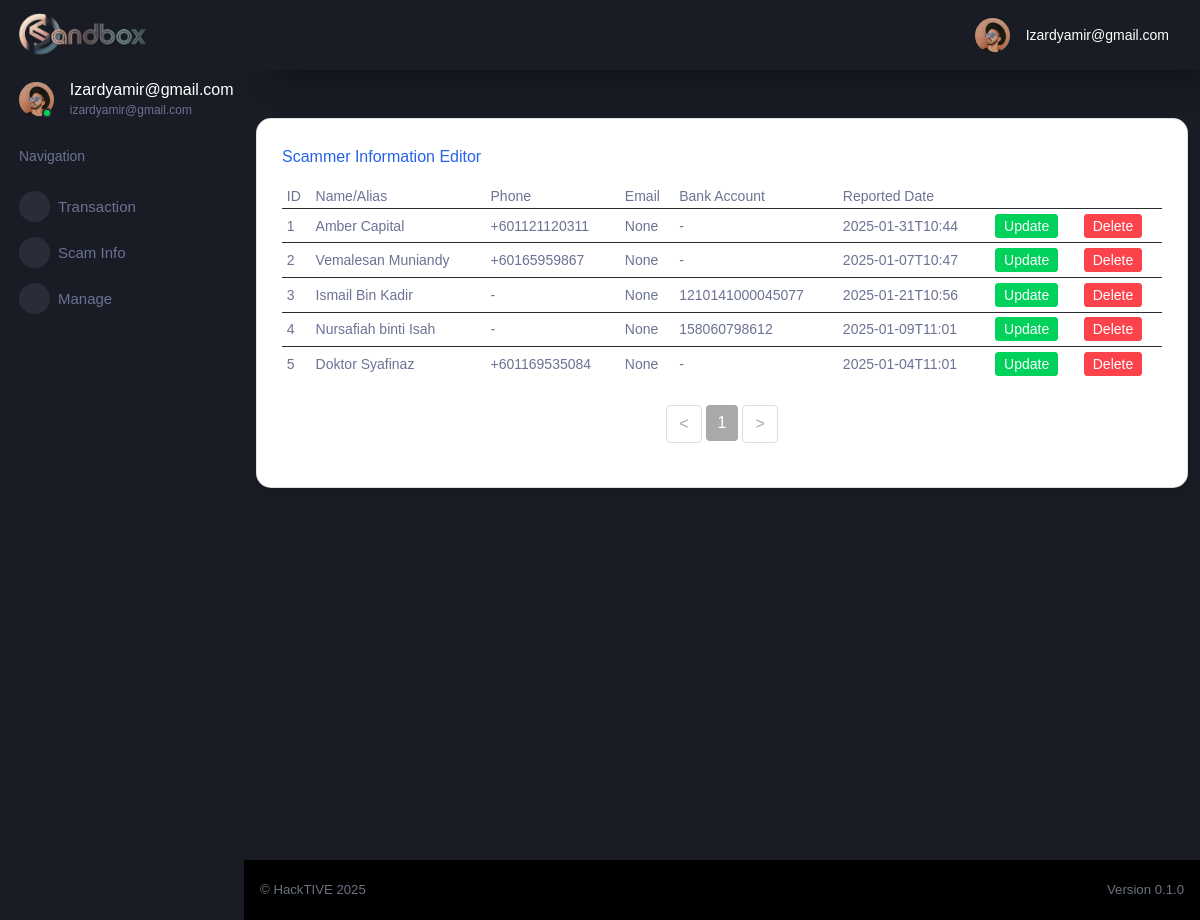
Screenshot of /manage_scammer_admin (signed in) with the database file from the repository.
### tables this page shows
CREATE TABLE "cif" (
	"id"	INTEGER UNIQUE,
	"username"	TEXT NOT NULL UNIQUE,
	"password"	TEXT,
	"firstname"	TEXT,
	"lastname"	TEXT,
	"gender"	TEXT,
	"dob"	TEXT,
	"ic"	INTEGER UNIQUE,
	"phone"	INTEGER,
	"email"	TEXT UNIQUE,
	"address1"	NUMERIC,
	"address2"	TEXT,
	"postcode"	TEXT,
	"area"	TEXT,
	"state"	TEXT,
	"country"	TEXT,
	"productID"	INTEGER,
	"productNAME"	TEXT,
	"accountID"	INTEGER,
	PRIMARY KEY("id" AUTOINCREMENT)
);

CREATE TABLE "scammer" (
	"scammerID"	INTEGER NOT NULL,
	"scammerName"	TEXT,
	"phone"	TEXT,
	"platform"	TEXT,
	"reportedDate"	TEXT,
	"recordedDate"	TEXT,
	"bankAccount"	TEXT,
	"bankName"	TEXT,
	"bankAccountName"	TEXT,
	"sourceReport1"	TEXT,
	"sourceReport2"	TEXT,
	"sourceReport3"	TEXT,
	"tiktokID"	TEXT,
	"facebookID"	TEXT,
	"twitterID"	TEXT,
	"instagramID"	TEXT,
	"telegramID"	TEXT,
	"reporterID"	TEXT,
	"email"	TEXT,
	PRIMARY KEY("scammerID" AUTOINCREMENT)
);

### flaskr/main.py (the view)
@bp.route('/manage_scammer_admin', methods=['POST', 'GET'])
@login_required
def manage_scammer_admin():
    if g.user['username']=='izardyamir@gmail.com':
        db = get_db()
        scammers = db.execute(
            'SELECT * FROM scammer'
        ).fetchall()
        return render_template('app/manage-scammer.html', scammers=scammers)
    else:
        return redirect(url_for('main.index'))

### flaskr/auth.py (called while the page is built)
@bp.before_app_request
def load_logged_in_user():
    user_id = session.get('user_id')
    if user_id is None:
        g.user = None
    else:
        g.user = get_db().execute(
            'SELECT * FROM cif WHERE id = ?', (user_id,)
        ).fetchone()

### flaskr/db.py (called while the page is built)
def get_db():
    if 'db' not in g:
        g.db = sqlite3.connect(
            current_app.config['DATABASE'],
            detect_types=sqlite3.PARSE_DECLTYPES
        )
        g.db.row_factory = sqlite3.Row
    return g.db

### flaskr/main.py (called while the page is built)
def login_required(view):
    @functools.wraps(view)
    def wrapped_view(**kwargs):
        if g.user is None:
            return redirect(url_for('auth.login'))
        return view(**kwargs)
    return wrapped_view

### flaskr/templates/app/manage-scammer.html (shortened to what this page needs)
{% extends "/layouts/base.html" %}
{% block content %}
<div class="container aligned-middle mt-5 overflow-auto"  scrolling="yes" frameborder="0" style=" width: 100%; height: calc(101vh - 66px)">
  <div class="row">
    <div class="col-md-12 mb-4">
      <div class="card">
        <div class="card-body">
          <h5 class="card-title text-primary">Scammer Information Editor</h5>
          <div class="table-responsive-sm">
            <table class="table table-sm mb-4" style="font-size: small;">
              <thead>
                <tr>
                  <th scope="col">ID</th>
                  <th scope="col">Name/Alias</th>
                  <th scope="col">Phone</th>
                  <th scope="col">Email</th>
                  <th scope="col">Bank Account</th>
                  <th scope="col">Reported Date</th>
                </tr>
              </thead>
              <tbody id="table-body">
                {% for scammer in scammers %}
                <tr>
                  <td>{{ scammer['scammerID'] }}</th>
                  <td>{{ scammer['scammerName'] }}</td>
                  <td>{{ scammer['phone'] }}</td>
                  <td>{{ scammer['email'] }}</td>
                  <td>{{ scammer['bankAccount'] }}</td>
                  <td>{{ scammer['reportedDate'] }}</td>
                  <td>
                      <a href="{{ url_for('main.scammer_update',id=scammer['scammerID']) }}">
                          <button type="submit" class="btn btn-success btn-sm ms-1">Update</button>
                      </a>
                  </td>
                  <td>
                      <a href="">
                        <button type="submit" class="btn btn-danger btn-sm" value="Delete" onclick="return confirm('Are you sure?');">Delete</button>
                      </a>
                  </td>
                </tr>
                {% endfor %}
              </tbody>
            </table>
            <nav>
              <ul class="pagination justify-content-center" id="pagination">
              </ul>
          </div>
        </div>
      </div>
    </div>
  </div>
</div>
{% endblock %}

### flaskr/templates/includes/sidebar.html (shortened to what this page needs)
<nav class="sidebar sidebar-offcanvas" id="sidebar">
    <div class="sidebar-brand-wrapper d-none d-lg-flex align-items-center justify-content-center fixed-top">
      <a class="sidebar-brand brand-logo" href="{{ url_for('main.index') }}"><img src="/static/img/hacktive-team-banner.png" style="width:60%; height:auto; display: block; margin: 0 auto 0 -2px; object-fit: contain;"     alt="logo" /></a>
    </div>
    <ul class="nav">
      <li class="nav-item profile">
        <div class="profile-desc">
          <div class="profile-pic">
            <div class="count-indicator">
              <img class="img-xs rounded-circle " src="/static/img/faces/face15.jpg" alt="">
              <span class="count bg-success"></span>
            </div>
            <div class="profile-name">
              <h5 class="mb-0 font-weight-normal">
                {{ (g.user['username']).capitalize() }}
              </h5>
              <span>
                {{ g.user['username'] }}
              </span>
            </div>
          </div>
        </div>
      </li>
      <li class="nav-item nav-category">
        <span class="nav-link">Navigation</span>
      </li>
      <li class="nav-item menu-items">
        <a class="nav-link" data-toggle="collapse" href="#transaction" aria-expanded="false" aria-controls="transaction">
          <span class="menu-icon">
          </span>
          <span class="menu-title">Transaction</span>
          <i class="menu-arrow"></i>
        </a>
      </li>
      <li class="nav-item menu-items">
        <a class="nav-link" data-toggle="collapse" href="#scam-info" aria-expanded="false" aria-controls="scam-info">
          <span class="menu-icon">
          </span>
          <span class="menu-title">Scam Info</span>
          <i class="menu-arrow"></i>
        </a>
      </li>
      <li class="nav-item menu-items">
        <a class="nav-link" data-toggle="collapse" href="#manage" aria-expanded="false" aria-controls="manage">
          <span class="menu-icon">
          </span>
          <span class="menu-title">Manage</span>
          <i class="menu-arrow"></i>
        </a>
      </li>
    </ul>
  </nav>

### flaskr/templates/includes/navigation.html (shortened to what this page needs)
<nav class="navbar p-0 fixed-top d-flex flex-row">
    <div class="navbar-menu-wrapper flex-grow d-flex align-items-stretch">
      <button class="navbar-toggler navbar-toggler align-self-center" type="button" data-toggle="minimize">
      </button>
      <ul class="navbar-nav navbar-nav-right">
        <li class="nav-item dropdown">
          <a class="nav-link" id="profileDropdown" href="#" data-toggle="dropdown">
            <div class="navbar-profile">
              <img class="img-xs rounded-circle" src="/static/img/faces/face15.jpg" alt="">
              <p class="mb-0 d-none d-sm-block navbar-profile-name">
                {{ (g.user['username']).capitalize() }}
              </p>
            </div>
          </a>
        </li>
      </ul>
    </div>
  </nav>

### flaskr/templates/app/manage-scammer.html (style rules this page uses)
.card-body { height: auto; }
.card { border-radius: 15px; box-shadow: 0 4px 6px rgba(0, 0, 0, 0.1); transition: transform 0.2s ease; background: white; }
.card-body { padding: 1.5rem; }
.text-primary { color: #2563eb !important; }

### rows the page displays
cif: username "Izardyamir@gmail.com", user.username "izardyamir@gmail.com"
scammer: scammerID "1", scammerName "Amber Capital", phone "+601121120311", email "None", bankAccount "-", reportedDate "2025-01-31T10:44"
scammer: scammerID "2", scammerName "Vemalesan Muniandy", phone "+60165959867", email "None", bankAccount "-", reportedDate "2025-01-07T10:47"
scammer: scammerID "3", scammerName "Ismail Bin Kadir", phone "-", email "None", bankAccount "1210141000045077", reportedDate "2025-01-21T10:56"
scammer: scammerID "4", scammerName "Nursafiah binti Isah", phone "-", email "None", bankAccount "158060798612", reportedDate "2025-01-09T11:01"
scammer: scammerID "5", scammerName "Doktor Syafinaz", phone "+601169535084", email "None", bankAccount "-", reportedDate "2025-01-04T11:01"
